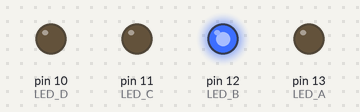
Recording of a sketch running on a simulated Arduino Uno, built with avr-gcc and run on an emulated ATmega328P. Shown: output pins drawn as LEDs (lit = HIGH).

Above: at 0.05 s.
At 0.65 s:
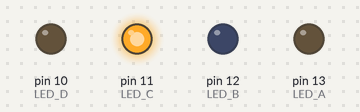
At 1.35 s:
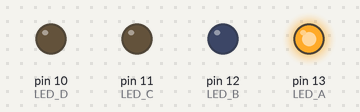
At 2.75 s:
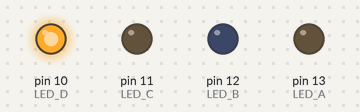
Timing chart, 0 to 3.0 s (numbered marks = the images above):
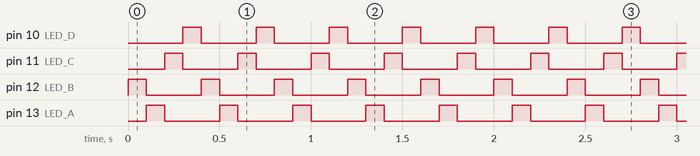

The sketch:

EtnaThermOs.ino
```cpp
#define LED_A 13
#define LED_B 12
#define LED_C 11
#define LED_D 10


void setup() {
  pinMode(LED_A, OUTPUT);
  pinMode(LED_B, OUTPUT);
  pinMode(LED_C, OUTPUT);
  pinMode(LED_D, OUTPUT);

}

void loop() {

  digitalWrite(13, LOW);
  digitalWrite(12, HIGH);
  digitalWrite(11, LOW);
  digitalWrite(10, LOW);
  delay(100);

  digitalWrite(13, HIGH);
  digitalWrite(12, LOW);
  digitalWrite(11, LOW);
  digitalWrite(10, LOW);
  delay(100);

  digitalWrite(13, LOW);
  digitalWrite(12, LOW);
  digitalWrite(11, HIGH);
  digitalWrite(10, LOW);
  delay(100);

  digitalWrite(13, LOW);
  digitalWrite(12, LOW);
  digitalWrite(11, LOW);
  digitalWrite(10, HIGH);
  delay(100);
}
```

Measured:
- by itself, pin 10 (LED_D), pin 11 (LED_C), pin 12 (LED_B), pin 13 (LED_A): alternates HIGH for 0.10 s and LOW for 0.30 s
